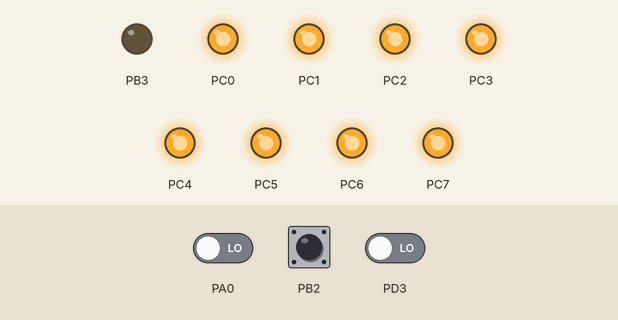
Recording of a program running on a simulated ATmega32, built with avr-gcc and emulated at 3.6864 MHz. On the bench: output pins drawn as LEDs (lit = HIGH). The test bench sets the inputs (shaded band); at power-on: PD3 LOW, PA0 LOW, PB2 HIGH. What the program prints to the serial monitor is not drawn.

Above: at 1.2 s.
1.3 s: PD3 driven HIGH
Timing chart, 0 to 4.3 s (numbered marks = the images above; inputs shaded):
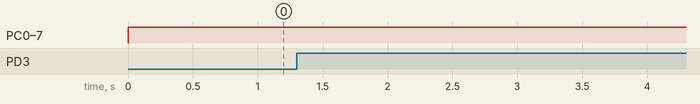

Measured:
- after the input at 1.3 s, every drawn part: stays the same

The program:

X.10_Slave.c
```c
#define F_CPU 3686400UL
#include <util/delay.h>
#include <avr/io.h>
#include <avr/interrupt.h>
#include <stdlib.h>

#include "Door/Door.h"
#include "Encoder/Encoder.h"
#include "Decoder/Decoder.h"
#include "Array_manipulation/Array_manipulation.h"
#include "Serial/serial.h"

/*
 Define main.c functions
*/
void initInterrupts();
void serialStatus();

/*
	IO Mapping:
		- PORT A - Input
			- PA0 - Data input
				-SW1 i debugging mode
		- PORT B - Input/Output
			- PB2 - INT2 (Dør interrupt)
			- PB3 - Data output
		- PORT C - LED Output
		- PORT D - Input
			- PD3 - INT1 (Zero interrupt)
				- SW0 i debugging mode
*/

int main(void)
{
	// We initiate the system
	initDoor();
	initInterrupts();
	initTimer0();
	InitUART(9600, 8, 1);
	sei();

	DDRD = 0x00;
	DDRA = 0x00;

	SendString("\n\r--- System Status ---\n\r");
	SendString("\n\rLytter efter startbit sekvens...\n\r");

    while(1)
    {
    }
}

void initInterrupts() {
	// this enables interrupt 1. Which triggers on rising & falling.
	// Enables interrupt 0 for the encoder
	GICR |= (1<<INT1) | (1<<INT2);

	// For real use: (Interrupt on falling and rising edge)
	MCUCR = 0b00000100;

	// For debugging: (Interrupt on falling edge)
	/*MCUCR = 0b00001000;*/

	MCUCSR = (0<<ISC2); // Interrupt INT 2 on falling edge
}

/*
 This method is for the zero cross detection.
*/
ISR(INT1_vect) {
	cli();
	if (getSendingStatus() == 1)
		sendDataBit();

	if (getListening() == 1	)
		readDataBit();

	sei();
}

void serialStatus() {
	int i;

	SendString("\n\r--- System Status ---\n\r");
	SendString("Start array: ");
	for (i=0; i< sizeof(startbit); i++)
		SendInteger(startbit[i]);

	SendString("\n\rAdresse array: ");
	for (i=0; i< sizeof(addressbit); i++)
		SendInteger(addressbit[i]);

	SendString("\n\rKommando array: ");
	for (i=0; i< sizeof(cmdbit); i++)
		SendInteger(cmdbit[i]);
}
```

Array_manipulation.c
```c
#include "Array_manipulation.h"

void clearArray(unsigned char *arrayRef, int size) {
	int i;
	for(i=0; i<=size; i++)
	arrayRef[i] = 0;
}

void loadShiftLeft(unsigned char *arrayRef, int data, int size) {
	int i;
	for(i = 0; i<(size-1); i++)
		arrayRef[i] = arrayRef[i+1];

	arrayRef[i] = data;
}

char compareArray(unsigned char *arrayRef, unsigned char *arrayRef2, int size) {
	int i;
	for(i = 0; i<size; i++)
	{
		if (arrayRef[i] != arrayRef2[i])
			return 0;
	}
	return 1;
}
```

Array_manipulation.h
```c
/*
 * IncFile1.h
 *
 * Created: 15-04-2014 11:45:53
 *  Author: kaare
 */


#ifndef INCFILE1_H_
#define INCFILE1_H_

void clearArray(unsigned char *, int);
void loadShiftLeft(unsigned char *, int , int);
char compareArray(unsigned char *, unsigned char *, int);

#endif /* INCFILE1_H_ */
```

Debugging.c
```c
// #define F_CPU 3686400UL
// #include <util/delay.h>
// #include <avr/io.h>
// #include <avr/interrupt.h>
// #include <stdlib.h>
//
// #include "Door/Door.h"
// #include "Encoder/Encoder.h"
// #include "Decoder/Decoder.h"
// #include "Array_manipulation/Array_manipulation.h"
// #include "Serial/serial.h"
//
// /*
//  Define main.c functions
// */
// void initInterrupts();
// void serialStatus();
//
// /*
// 	Debugging strings
// */
// char systemStatus[] = "\n\r--- System Status ---\n\r";
// char startArray[] = "Start array: ";
// char adresseArray[] = "\n\rAdresse array: ";
// char commandoArray[] = "\n\rKommando array: ";
//
// /*
// 	IO Mapping:
// 		- PORT A - Input
// 			- PA1 - Data input
// 				-SW1 i debugging mode
// 		- PORT B - Input
// 			- PB2 - INT2 (Dør interrupt)
// 				- SW7
// 		- PORT C - LED Output
// 		- PORT D - Input
// 			- PD3 - INT1 (Zero interrupt)
// 				- SW0 i debugging mode
// */
//
// int main(void)
// {
// 	// We initiate the system
// 	initDoor();
// 	initInterrupts();
// 	initTimer0();
// 	InitUART(9600, 8, 1);
// 	sei();
//
// 	DDRD = 0x00;
// 	DDRA = 0x00;
//
// 	SendString(systemStatus);
// 	SendString("\n\rLytter efter startbit sekvens...\n\r");
//
//     while(1)
//     {
// 		/*
// 			Ideen med denne alternative "debugging" mainfunktion er
// 			at sætte en switch (SW1) til at være vores "zero" interrupt og
// 			sætte en anden switch (SW2) til at være vores data input. Så når
// 			man trykker SW1 ind går den ind i vores interrupt i bunden af denne fil.
// 			Der aflæser den på SW2. Hvis SW2 er trykket ind læser den 1. Hvis den ikke er
// 			læser den 0.
// 			Hver gang den har  aflæst et bit skal den udskrive nogle informationer
// 			til konsollen. Disse informationer kunne være:
// 				- Indholdet af alle arrays
// 				- Antallet af registerede interrupts
// 				- Andre variabler
// 		*/
//     }
// }
//
// void initInterrupts() {
// 	// this enables interrupt 1. Which triggers on rising & falling.
// 	// Enables interrupt 0 for the encoder
// 	GICR |= (1<<INT1) | (1<<INT2);
// 	MCUCR = 0b00001000; // In debugging mode this only interrupts on falling edge. Normal mode: Interrupt INT 1 on rising and falling edge.
// 	MCUCSR = (0<<ISC2); // Interrupt INT 2 on falling edge
// }
//
// /*
//  This method is for the zero cross detection.
// */
// ISR(INT1_vect) {
// 	if (getSendingStatus() == 1)
// 		sendDataBit();
//
// 	if (getListening() == 1)
// 		readDataBit();
//
// 	serialStatus();
// }
//
// void serialStatus() {
// 	int i;
//
// 	SendString(systemStatus);
// 	SendString(startArray);
// 	for (i=0; i< sizeof(startbit); i++)
// 		SendInteger(startbit[i]);
//
// 	SendString(adresseArray);
// 	for (i=0; i< sizeof(addressbit); i++)
// 		SendInteger(addressbit[i]);
//
// 	SendString(commandoArray);
// 	for (i=0; i< sizeof(cmdbit); i++)
// 		SendInteger(cmdbit[i]);
// }
//
```

Decoder.c
```c
#include "../Decoder/Decoder.h"
#include "../Encoder/Encoder.h"
#include "../Door/Door.h"
#include "../Array_manipulation/Array_manipulation.h"
#include "../Serial/serial.h"

// Listening variables
unsigned char isListening = 1;
unsigned char isLoadingStartArray = 1;
unsigned char isLoadingAddressArray = 0;
unsigned char isLoadingCmdArray = 0;
unsigned char arraySizeCounter = 0;

// Loading arrays
unsigned char startbit[4] = {0,0,0,0};
unsigned char addressbit[8] = {0,0,0,0,0,0,0,0};
unsigned char cmdbit[4] = {0,0,0,0};
unsigned char startbits[4] = {1, 1, 1, 0};

// Command arrays
unsigned char aabenArray[4] = {1, 1, 0, 0};
unsigned char lukArray[4] = {0, 0, 1, 1};
unsigned char statusArray[4] = {1, 1, 1, 1};

// Sequence arrays for sending status to master
unsigned char aabenStatus[4] = {1, 1, 0, 0};
unsigned char lukketStatus[4] = {0, 0, 1, 1};

// Address for master unit
unsigned char masterAddress[8] = {0, 0, 1, 1, 1, 1, 0, 0};

// Properties for this unit (Slave 1)
unsigned char myAddressbit[8] = {1, 1, 0, 0, 1, 1, 0, 0};
unsigned char publicAddressbit[8] = {1, 0, 1, 0, 1, 0, 1, 0};

void readDataBit() {

	int loadingBit = 0;

	_delay_us(200);

	loadingBit = (PINA & 0b00000001);

	SendInteger(loadingBit);

	if (isLoadingStartArray) {
		loadShiftLeft(startbit, loadingBit, 4);
	}

	if (isLoadingAddressArray) {
		loadShiftLeft(addressbit, loadingBit, 8);
		arraySizeCounter++;
	}

	if (isLoadingCmdArray) {
		loadShiftLeft(cmdbit, loadingBit, 4);
		arraySizeCounter++;
	}

	// We check to see if we need to switch to address array
	checkArrayStatus();
}

void checkArrayStatus() {
	if (isLoadingStartArray) {
		if ((compareArray(startbit, startbits, 4)) == 1) {
			isLoadingStartArray = 0;
			isLoadingAddressArray = 1;
			return;
		}
	}

	if (isLoadingAddressArray) {
		if (arraySizeCounter == sizeof(addressbit)) {
			isLoadingAddressArray = 0;
			isLoadingCmdArray = 1;
			arraySizeCounter = 0;
			return;
		}
	}

	if(isLoadingCmdArray) {
		if (arraySizeCounter == sizeof(cmdbit)) {
			isLoadingCmdArray = 0;
			arraySizeCounter = 0;
			checkSendMessage();
		}
	}
}

void runCommand() {
	SendString("\n\rKommandoen er til denne enhed\n\r");

	if (compareArray(cmdbit, aabenArray, 4))
		changeStatus(1);

	if (compareArray(cmdbit, lukArray, 4)) {
		changeStatus(0);
	}

	if (compareArray(cmdbit, statusArray, 4)) {
		isListening = 0;
		SendString("\n\rSender doer status til master...\n\r");
		if (getStatus() == 1)
			sendCommand(masterAddress, aabenStatus);
		if (getStatus() == 0)
			sendCommand(masterAddress, lukketStatus);
	}
}

void resetListening() {
	clearArray(startbit, 4);
	clearArray(addressbit, 8);
	clearArray(cmdbit, 4);
	isLoadingStartArray = 1;
}

void setListening(char setme) {
	isListening = setme;
}

char getListening() {
	return isListening;
}

void checkSendMessage() {
	if ((compareArray(addressbit, myAddressbit, 8) == 1) || (compareArray(addressbit, publicAddressbit, 8) == 1))
		runCommand();

	resetListening();
}
```

Decoder.h
```c
#ifndef DECODER_H_
#define DECODER_H_

#define F_CPU 3686400UL
#include <util/delay.h>
#include <avr/io.h>

unsigned char isListening;
unsigned char isLoadingStartArray;
unsigned char isLoadingAddressArray;
unsigned char isLoadingCmdArray;
unsigned char arraySizeCounter;

unsigned char startbit[4];
unsigned char addressbit[8];
unsigned char cmdbit[4];
unsigned char startbits[4];

void readDataBit();
void runCommand();
void resetListening();
char getListening();
void setListening(char);
void checkSendMessage();
void loadStartArray();
void loadAddressArray();
void loadCommandArray();
void checkArrayStatus();

#endif
```

Door.c
```c
/* Created: 14-04-2014
 * Name: Door.c
 * Version 0.1
 */

#include "../Door/Door.h"

int status_= 1; //Status_ = 0: closed, status_ = 1: open

void initDoor ( void )
{
	DDRC = 0xFF;		//PORTC set as output
	PORTC = 0xFF;		//Turn off all LEDS
}

void changeStatus( int status )	//from slave to door
{
// 	SendString("\n\rStatus variabel: ");
// 	SendInteger(status);
// 	SendString("\n\rStatus_ variabel: ");
// 	SendInteger(status_);
// 	SendString("\n\r");
	if (status != status_)
	{
		toggleDoor();
	}

}

void toggleDoor( void )
{
	unsigned char mask;

	if (status_ == 1)		//closing
	{
		SendString("\n\rDoren lukker...\n\r");
		int i = 0;
		for (i; i<8; i++)
		{
			mask = ( 0b11111110 << i);
			PORTC = PINC & mask;
			_delay_ms(375);
		}
		SendString("\n\rDoren er lukket\n\r");
		setStatus();			//Changes status_ to the correct value
	}
	else						//opening
	{
		SendString("\n\rDoren aabner...\n\r");
		_delay_ms(375);
		int i = 0;
		for (i; i<8; i++)
		{
			mask = ( 0b10000000 >> i);
			PORTC = PINC | mask;
			_delay_ms(375);
		}
		SendString("\n\rDoren er aaben\n\r");
		setStatus();			//Changes status_ to the correct value
	}
}

int getStatus( void )
{
	return status_;
}

void setStatus( void )
{
		//SendString("\n\rStatus_ aendres...\n\r");
		if( PINC ) {
			//SendString("\n\rSaettes til 1\n\r");
			status_ = 1;
		}
		else {
			//SendString("\n\rSaettes til 0\n\r");
			status_ = 0;
		}
}

ISR(INT2_vect)		//INT2 = PB2
{
	if(status_ == 0)
	{
		PORTC = 0b11000000;		//simulates a person forcing the door open.
		setStatus();
	}

}
```

Door.h
```c
#define F_CPU 3686400UL
#include <util/delay.h>
#include <avr/io.h>
#include <avr/interrupt.h>

int status_;

void initDoor ( void );
void changeStatus( int status );	//from slave to door
void toggleDoor( void );
int getStatus( void );
void setStatus( void );
```

Encoder.c
```c
#include "../Encoder/Encoder.h"
#include "../Decoder/Decoder.h"

/*
 Send variables
*/
unsigned char sendInfo[17] = "";
int sendCount = 0;
unsigned char isSending = 0;
unsigned char startSequence[4] = {1, 1, 1, 0};


//sendData function doing 10 ms 120kHz
void sendData(void) {
	TCCR0 = 0b00011001; // Activate timer0 120kHz signal on PB 3
	_delay_us(1000);
	TCCR0 = 0b00001001;
}

void initTimer0 (void)
{
 	OCR0 = 14;				//start counting on 241: 255-14=241
 	TCCR0 = 0b00001001;		//no prescaler, CTC, internal clock, no toggle OC0
 	DDRB |= (1<<PB3);		// Set Port B3 as output
}

/*
 This command builds the senddata array and resets the pointer.
*/
void sendCommand(char address[8], char cmd[4])
{
	int i;

	sendInfo[0] = 0;

	for (i=0;i<4;i++) {
		sendInfo[i + 1] = startSequence[i];
	}
	for (i=0;i<8;i++)
	{
		sendInfo[i + 5] = address[i];
	}
	for (i=0;i<4;i++)
	{
		sendInfo[i + 13] = cmd[i];
	}
	sendCount = 0;
	isSending = 1;

	SendString("\n\rDatapakken, sendInfo, indeholder:");
	for (i=0; i< 17; i++)
 		SendInteger(sendInfo[i]);

	SendString("\n\rVi sender: ");
}

char getSendingStatus() {
	return isSending;
}

void sendDataBit() {
	unsigned char bit = sendInfo[sendCount];
	//we need to check against string, because that is what we are receiving over
	if (bit == 1)
		sendData();

	SendInteger(bit);

	sendCount++;

	if (sendCount > 17) {
		sendCount = 0;
		isSending = 0;
		setListening(1);
		SendString("\n\rVi er faerdig med at sende. \n\r");
	}
}
```

Encoder.h
```c
#ifndef ENCODER_H_
#define ENCODER_H_

#define F_CPU 3686400UL
#include <avr/io.h>
#include <avr/interrupt.h>
#include <util/delay.h>

void sendData();
void initTimer0();
void sendCommand();
char getSendingStatus();
void sendDataBit();

unsigned char sendInfo[17];
int sendCount;
unsigned char isSending;
unsigned char startSequence[4];

#endif
```

serial.c
```c
/****************************************************
* "uart_int.c":                                     *
* Implementation file for the Meaga32 UART driver.  *
* RX interrupt can be enabled during initialization.*
* The driver does not handle the RX interrupts.     *
*                                                   *
*  STK500 setup:                                    *
*  Header "RS232 spare" connected to RXD/TXD:       *
*  RXD = PORTD, bit0                                *
*  TXD = PORTD, bit1                                *
*                                                   *
* Henning Hargaard, 3/11 2011                       *
*****************************************************/
#include <avr/io.h>
#include <stdlib.h>
#include "serial.h"
#include "../Encoder/Encoder.h"
#include "../Array_manipulation/Array_manipulation.h"

/*
 UART variables
*/
unsigned char uart_data[17] = "";
int uart_count = 0;

// Constants
#define XTAL 3686400

/*************************************************************************
USART initilization.
    Asyncronous mode.
	RX and TX enabled.
	No interrupts enabled.
	Number of Stop Bits = 1.
	No Parity.
	Baud rate = Parameter.
	Data bits = Parameter.
Parameters:
	BaudRate: Wanted Baud Rate.
	Databits: Wanted number of Data Bits.
*************************************************************************/
void InitUART(unsigned long BaudRate, unsigned char DataBit, unsigned char RX_int  )
{
unsigned int TempUBRR;

  if ((BaudRate >= 110) && (BaudRate <= 115200) && (DataBit >=5) && (DataBit <= 8))
  {
    // "Normal" clock, no multiprocesser mode (= default)
    UCSRA = 0b00100000;
    // No interrupts enabled
    // Receiver enabled
    // Transmitter enabled
    // No 9 bit operation
    UCSRB = 0b00011000;
    // Enable RX interrupts if wanted
    if (RX_int)
      UCSRB |= 0b10000000;
    // Asynchronous operation, 1 stop bit, no parity
    // Bit7 always has to be 1
    // Bit 2 and bit 1 controlles the number of databits
    UCSRC = 0b10000000 | (DataBit-5)<<1;
    // Set Baud Rate according to the parameter BaudRate:
    // Select Baud Rate (first store "UBRRH--UBRRL" in local 16-bit variable,
    //                   then write the two 8-bit registers seperately):
    TempUBRR = XTAL/(16*BaudRate) - 1;
    // Write upper part of UBRR
    UBRRH = TempUBRR >> 8;
    // Write lower part of UBRR
    UBRRL = TempUBRR;
  }
}


/*************************************************************************
  Returns 0 (FALSE), if the UART has NOT received a new character.
  Returns value <> 0 (TRUE), if the UART HAS received a new character.
*************************************************************************/
unsigned char CharReady()
{
   return UCSRA & (1<<7);
}

/*************************************************************************
Awaits new character received.
Then this character is returned.
*************************************************************************/
char ReadChar()
{
  // Wait for new character received
  while ( (UCSRA & (1<<7)) == 0 )
  {}
  // Then return it
  return UDR;
}

/*************************************************************************
Awaits transmitter-register ready.
Then it send the character.
Parameter :
	Tegn : Character for sending.
*************************************************************************/
void SendChar(char Tegn)
{
  // Wait for transmitter register empty (ready for new character)
  while ( (UCSRA & (1<<5)) == 0 )
  {}
  // Then send the character
  UDR = Tegn;
}

/*************************************************************************
Sends 0-terminated string.
Parameter:
   Streng: Pointer to the string.
*************************************************************************/
void SendString(char* Streng)
{
  // Repeat untill zero-termination
  while (*Streng != 0)
  {
    // Send the character pointed to by "Streng"
    SendChar(*Streng);
    // Advance the pointer one step
    Streng++;
  }
}

/*************************************************************************
Converts the integer "Tal" to an ASCII string - and then sends this string
using the USART.
Makes use of the C standard library <stdlib.h>.
Parameter:
      Tal: The integer to be converted and send.
*************************************************************************/
void SendInteger(int Tal)
{
  char array[7];
  // Convert the integer til an ASCII string (array), radix = 10
  itoa(Tal, array, 10);
  // - then send the string
  SendString(array);
}

/*
 This method is for UART
*/
ISR(USART_RXC_vect)
{
	char modtaget_tegn;
	modtaget_tegn = UDR;

	if (modtaget_tegn != 13) {
		uart_data[uart_count] = modtaget_tegn;
		uart_count++;
	}else{
		clearArray(sendInfo, 17);
		// Load uart data into sendinfo array.
		int i;
  		for(i = 0;i<sizeof(sendInfo);i++) {
 			sendInfo[i] = uart_data[i];
  		}
		// Output sendinfo to serial.
		SendString(sendInfo);
		// Clear uart_data.
		clearArray(uart_data, 17);

		uart_count = 0;
		sendCount = 0;
		isSending = 1;
	}

}

/**************************************************/
```

serial.h
```c
/**************************************
* "uart_int.h":                       *
* Header file for Mega32 UART driver. *
* Henning Hargaard, 3/11 2011         *
***************************************/
void InitUART(unsigned long BaudRate, unsigned char DataBit, unsigned char RX_int);
unsigned char CharReady();
char ReadChar();
void SendChar(char Tegn);
void SendString(char* Streng);
void SendInteger(int Tal);

extern unsigned char uart_data[17];
extern int uart_count;
/**************************************/
```
